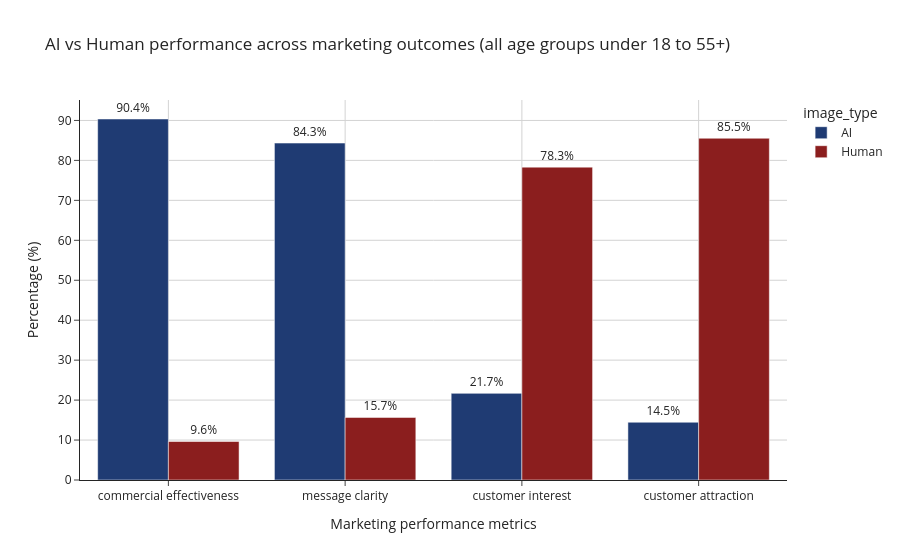

The cell this chart's notebook holds for it:
### Markdown cell above
#### 3.4 Perception versus behavioural preference in marketing outcomes: 

Evaluating images based on perception alone provides only a partial understanding of their effectiveness and in real marketing contexts, what ultimately matters is whether an image influences consumer choice. For this reason, the analysis now extends beyond ratings to examine behavioural preferences across key marketing outcomes.

The respondents were asked to choose between paired images when considering which one worked better as a commercial marketing image, communicated a marketing message more effectively, generated stronger customer interest, or was more likely to attract potential customers. These comparisons provide a more direct indication of how image type influences marketing judgement. Rather than rating an image in isolation, respondents are making a relative choice between AI generated and human created content.

This analysis adds an important practical layer to the research conducted, because it evaluates whether the perceptual strengths of AI images actually translate into marketing preference. If AI performs well on visual quality but is not chosen in contexts involving customer attraction or interest, this suggests that technical performance alone may not be sufficient for marketing effectiveness. In that sense, this subsection directly addresses the marketing effectiveness component of the main research question by examining whether AI generated content is not only perceived positively, but also behaviourally preferred in realistic decision contexts.

### Code cell
#mapping survey responses to ai vs human choices for behavioural comparison:

option_map = {"Option 1": "Human", "Option 2": "AI"}

#selecting key behavioural outcome questions from the survey:
comparison_cols = [
    "Which image works better as a commercial marketing image?",
    "Which image is more effective at communicating a marketing message?",
    "Which image would generate stronger customer interest?",
    "Which image would be more successful in attracting potential customers?"
]

#calculating percentage preference for ai vs human across each behavioural dimension:
results = []
for col in comparison_cols:
    temp = (df[col].map(option_map).value_counts(normalize=True) * 100)
    results.append(temp)

#combining results into a structured dataframe with clear labels:
comparison_df = pd.DataFrame(results, index=[
    "commercial effectiveness",
    "message clarity",
    "customer interest",
    "customer attraction"
]).fillna(0)

#reshaping data into long format for visualisation:
plot_df = comparison_df.reset_index().rename(columns={"index": "metric"}).melt(
    id_vars="metric",
    var_name="image_type",
    value_name="percentage"
)

#creating grouped bar chart to compare ai vs human performance across marketing outcomes:
fig = px.bar(
    plot_df,
    x="metric",
    y="percentage",
    color="image_type",
    barmode="group",
    text="percentage",
    title="AI vs Human performance across marketing outcomes (all age groups under 18 to 55+)",
    color_discrete_map={"AI": "#1f3b73", "Human": "#8b1e1e"}
)

#adding percentage labels above bars correctly:
fig.update_traces(texttemplate="%{text:.1f}%", textposition="outside")

#applying consistent styling for clarity and readability:
fig.update_layout(
    template="simple_white",
    xaxis=dict(title="Marketing performance metrics", showgrid=True, gridcolor="lightgrey"),
    yaxis=dict(title="Percentage (%)", showgrid=True, gridcolor="lightgrey", dtick=10)
)

fig.show()

### Figure 1 — Plotly figure (JSON) as saved in the notebook; plotly's stock layout.template omitted (floating-point values rounded to 4 significant figures)
{"data": [{"alignmentgroup": "True", "hovertemplate": "image_type=AI<br>metric=%{x}<br>percentage=%{text}<extra></extra>", "legendgroup": "AI", "marker": {"color": "#1f3b73", "pattern": {"shape": ""}}, "name": "AI", "offsetgroup": "AI", "orientation": "v", "showlegend": true, "text": [90.36, 84.34, 21.69, 14.46], "textposition": "outside", "texttemplate": "%{text:.1f}%", "type": "bar", "x": ["commercial effectiveness", "message clarity", "customer interest", "customer attraction"], "xaxis": "x", "y": [90.36, 84.34, 21.69, 14.46], "yaxis": "y"}, {"alignmentgroup": "True", "hovertemplate": "image_type=Human<br>metric=%{x}<br>percentage=%{text}<extra></extra>", "legendgroup": "Human", "marker": {"color": "#8b1e1e", "pattern": {"shape": ""}}, "name": "Human", "offsetgroup": "Human", "orientation": "v", "showlegend": true, "text": [9.639, 15.66, 78.31, 85.54], "textposition": "outside", "texttemplate": "%{text:.1f}%", "type": "bar", "x": ["commercial effectiveness", "message clarity", "customer interest", "customer attraction"], "xaxis": "x", "y": [9.639, 15.66, 78.31, 85.54], "yaxis": "y"}], "layout": {"barmode": "group", "legend": {"title": {"text": "image_type"}, "tracegroupgap": 0}, "title": {"text": "AI vs Human performance across marketing outcomes (all age groups under 18 to 55+)"}, "xaxis": {"anchor": "y", "domain": [0, 1], "gridcolor": "lightgrey", "showgrid": true, "title": {"text": "Marketing performance metrics"}}, "yaxis": {"anchor": "x", "domain": [0, 1], "dtick": 10, "gridcolor": "lightgrey", "showgrid": true, "title": {"text": "Percentage (%)"}}}}
